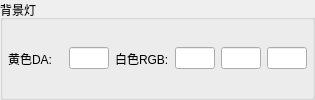
                <widget class="QGroupBox" name="groupBox_85">
                 <property name="sizePolicy">
                  <sizepolicy hsizetype="Expanding" vsizetype="Preferred">
                   <horstretch>0</horstretch>
                   <verstretch>0</verstretch>
                  </sizepolicy>
                 </property>
                 <property name="title">
                  <string>背景灯</string>
                 </property>
                 <layout class="QHBoxLayout" name="horizontalLayout_62">
                  <property name="leftMargin">
                   <number>5</number>
                  </property>
                  <property name="topMargin">
                   <number>5</number>
                  </property>
                  <property name="rightMargin">
                   <number>5</number>
                  </property>
                  <property name="bottomMargin">
                   <number>5</number>
                  </property>
                  <item>
                   <widget class="QLabel" name="label_30">
                    <property name="minimumSize">
                     <size>
                      <width>55</width>
                      <height>0</height>
                     </size>
                    </property>
                    <property name="maximumSize">
                     <size>
                      <width>60</width>
                      <height>16777215</height>
                     </size>
                    </property>
                    <property name="text">
                     <string>黄色DA:</string>
                    </property>
                   </widget>
                  </item>
                  <item>
                   <widget class="QLineEdit" name="lineEdit_yellowBackGroundLampDa">
                    <property name="maximumSize">
                     <size>
                      <width>40</width>
                      <height>16777215</height>
                     </size>
                    </property>
                   </widget>
                  </item>
                  <item>
                   <widget class="QLabel" name="label_31">
                    <property name="minimumSize">
                     <size>
                      <width>50</width>
                      <height>0</height>
                     </size>
                    </property>
                    <property name="text">
                     <string>白色RGB:</string>
                    </property>
                   </widget>
                  </item>
                  <item>
                   <widget class="QLineEdit" name="lineEdit_whiteBackGroundLampR">
                    <property name="maximumSize">
                     <size>
                      <width>40</width>
                      <height>16777215</height>
                     </size>
                    </property>
                   </widget>
                  </item>
                  <item>
                   <widget class="QLineEdit" name="lineEdit_whiteBackGroundLampG">
                    <property name="maximumSize">
                     <size>
                      <width>40</width>
                      <height>16777215</height>
                     </size>
                    </property>
                   </widget>
                  </item>
                  <item>
                   <widget class="QLineEdit" name="lineEdit_whiteBackGroundLampB">
                    <property name="maximumSize">
                     <size>
                      <width>40</width>
                      <height>16777215</height>
                     </size>
                    </property>
                   </widget>
                  </item>
                  <item>
                   <spacer name="horizontalSpacer_83">
                    <property name="orientation">
                     <enum>Qt::Horizontal</enum>
                    </property>
                    <property name="sizeHint" stdset="0">
                     <size>
                      <width>0</width>
                      <height>20</height>
                     </size>
                    </property>
                   </spacer>
                  </item>
                 </layout>
                </widget>
